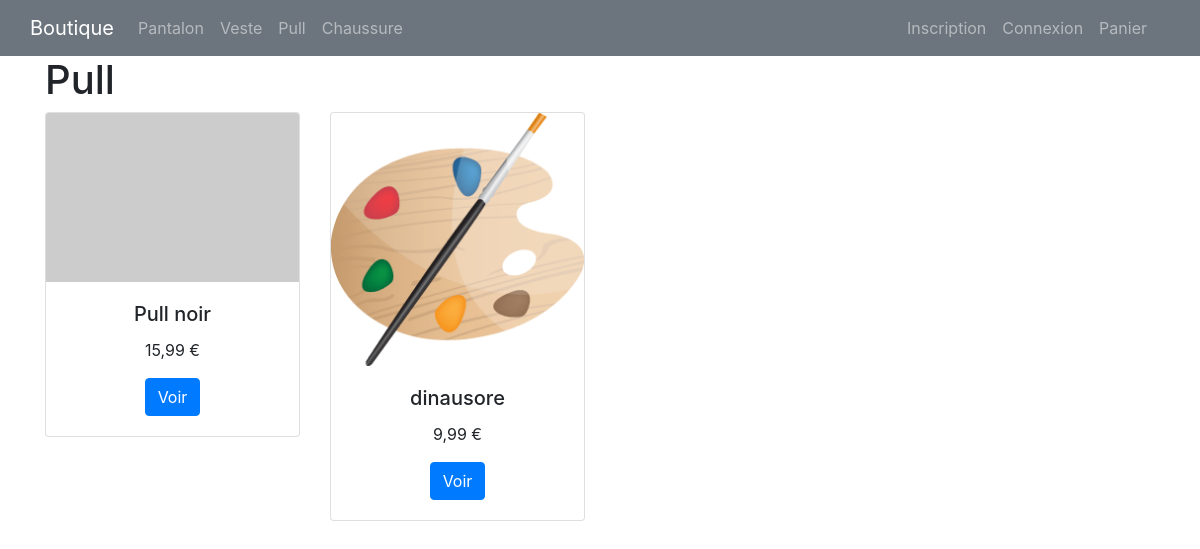
Screenshot of /categorie.php?id=3 with the database file from the repository.
### tables this page shows
CREATE TABLE `categorie` (
  `id` int(11) NOT NULL AUTO_INCREMENT,
  `nom` varchar(50) NOT NULL,
  PRIMARY KEY (`id`)
);

CREATE TABLE `produit` (
  `id` int(11) NOT NULL AUTO_INCREMENT,
  `nom` varchar(255) NOT NULL,
  `description` text NOT NULL,
  `reference` varchar(50) NOT NULL,
  `prix` float NOT NULL,
  `categorie_id` int(11) NOT NULL,
  `photo` varchar(255) DEFAULT NULL,
  PRIMARY KEY (`id`),
  UNIQUE KEY `reference_UNIQUE` (`reference`),
  KEY `fk_produit_categorie_idx` (`categorie_id`),
  CONSTRAINT `fk_produit_categorie` FOREIGN KEY (`categorie_id`) REFERENCES `categorie` (`id`) ON DELETE NO ACTION ON UPDATE NO ACTION
);

### include/fonctions.php (called while the page is built, shortened)
<?php
function isUserConnected()
{
	return isset($_SESSION['utilisateur']);
}
function prixFr($prix)
{
	return number_format($prix, 2, ',', ' ') . ' €';
}

### categorie.php (the view)
<?php
require_once __DIR__ . '/include/init.php';
$query = 'SELECT nom FROM categorie WHERE id = ' . $_GET['id'];
$stmt = $pdo->query($query);
$titre = $stmt->fetchColumn();
$query = 'SELECT * FROM produit WHERE categorie_id = ' . $_GET['id'];
$stmt = $pdo->query($query);
$produits = $stmt->fetchAll();
include __DIR__ . '/layout/top.php';
?>
<h1><?= $titre; ?></h1>
<div class="row">
	<?php
	foreach ($produits as $produit) :
		$src = (!empty($produit['photo']))
			? PHOTO_WEB . $produit['photo']
			: PHOTO_DEFAULT
		;
	?>
		<div class="col-sm-3">
			<div class="card">
				<img class="card-img-top" src="<?= $src; ?>">
				<div class="card-body">
					<h5 class="card-title text-center"><?= $produit['nom']; ?></h5>
					<p class="card-text text-center">
						<?= prixFr($produit['prix']); ?>
					</p>
					<p class="card-text text-center">
						<a class="btn btn-primary" href="produit.php?id=<?= $produit['id']; ?>">Voir</a>
					</p>
				</div>
			</div>
		</div>
	<?php
	endforeach;
	?>
</div>
<?php
include __DIR__ . '/layout/bottom.php';
?>

### layout/top.php (shortened to what this page needs)
<!doctype html>
<html lang="fr">
  <head>
    <link rel="stylesheet" href="https://maxcdn.bootstrapcdn.com/bootstrap/4.0.0/css/bootstrap.min.css">
  </head>
  <body>
  	<nav class="navbar navbar-expand-md navbar-dark bg-secondary">
  		<div class="container navbar-nav">
  			<a class="navbar-brand" href="<?= RACINE_WEB; ?>index.php">Boutique</a>
  			<?php
  			include __DIR__ . '/menu-categorie.php';
  			?>
  			<ul class="navbar-nav">
  				<?php
  				if (isUserConnected()) :
  				?>
					<li class="nav-item">
	  					<a class="nav-link">
	  						<?= getUserFullName(); ?>
	  					</a>
	  				</li>
	  				<li class="nav-item">
	  					<a class="nav-link" href="<?= RACINE_WEB; ?>deconnexion.php">
	  						Déconnexion
	  					</a>
	  				</li>
  				<?php
  				else :
  				?>
	  				<li class="nav-item">
	  					<a class="nav-link" href="<?= RACINE_WEB; ?>inscription.php">
	  						Inscription
	  					</a>
	  				</li>
	  				<li class="nav-item">
	  					<a class="nav-link" href="<?= RACINE_WEB; ?>connexion.php">
	  						Connexion
	  					</a>
	  				</li>
	  			<?php
	  			endif;
	  			?>
	  			<li class="nav-item">
  					<a class="nav-link" href="<?= RACINE_WEB; ?>panier.php">
  						Panier
  					</a>
  				</li>
			</ul>
  		</div>
  	</nav>
  	<div class="container">

### layout/menu-categorie.php
<?php
$query = 'SELECT * FROM categorie';
$stmt = $pdo->query($query);
$categoriesMenu = $stmt->fetchAll();
?>
<div class="navbar-collapse">
	<ul class="navbar-nav">
		<?php
		foreach ($categoriesMenu as $categorieMenu) :
		?>
		<li class="nav-item">
			<a class="nav-link"
			   href="<?= RACINE_WEB; ?>categorie.php?id=<?= $categorieMenu['id']; ?>">
				<?= $categorieMenu['nom']; ?>
			</a>
		</li>
		<?php
		endforeach;
		?>
	<ul>
</div>

### layout/bottom.php (shortened to what this page needs)
    </div>
  </body>
</html>

### rows the page displays
categorie: nom "Pantalon"
categorie: nom "Veste"
categorie: nom "Pull"
categorie: nom "Chaussure"
produit: nom "Pull noir", prix "15,99 €"
produit: photo (picture), nom "dinausore", prix "9,99 €"
